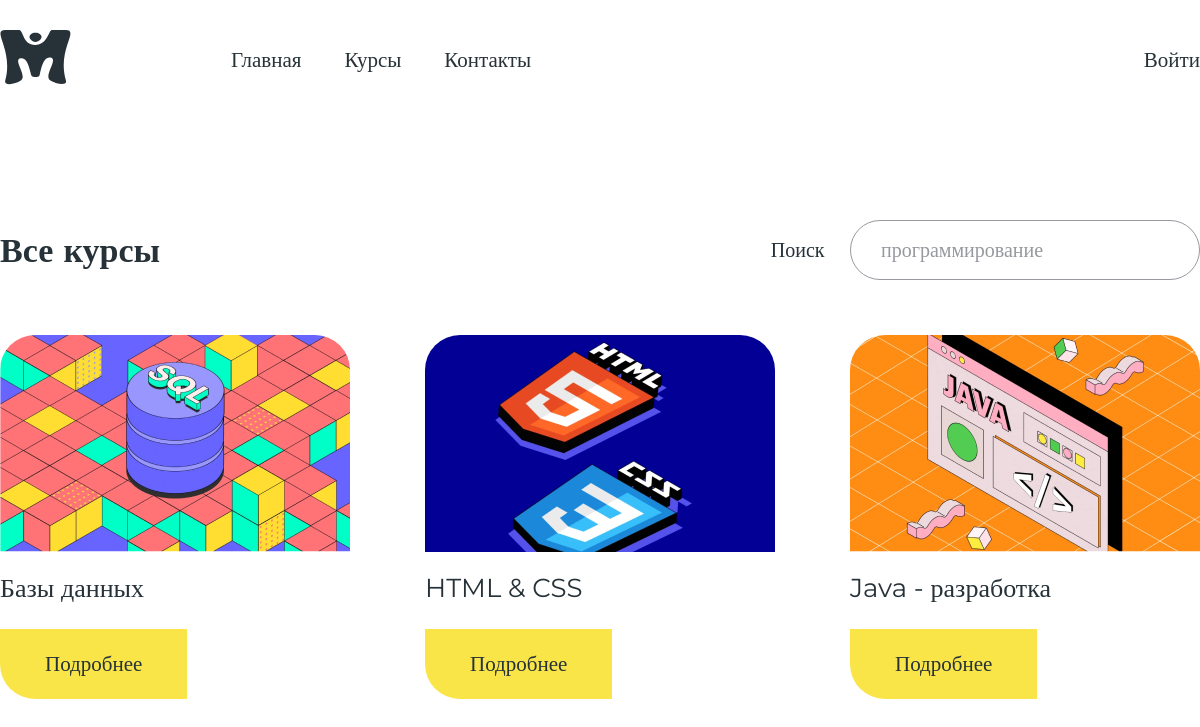
Page /courses/course/ on the committed database.
### courses/models.py (models this page shows, shortened)
class Course(models.Model):
    title = models.CharField(max_length=100, help_text="Введите название курса", verbose_name="Название")
    desc = models.TextField(max_length=1000, help_text="Введите описание курса", verbose_name="Описание")
    img = models.TextField(max_length=100, default="default.png", help_text="Укажите путь к фотографии", verbose_name="Фотография")
    class Meta:
        permissions = (("can_mark_returned", "Set course as returned"),)
    def get_absolute_url(self):
        return reverse('course-detail', args=[str(self.id)])

### courses/views.py (the view)
class CourseListView(generic.ListView):
    model = Course

### courses/templates/courses/course_list.html
{% extends "head.html" %}
{% block content %}
    <section class="section section__course__wrap">
        <div class="container">
            <div class="section__course">
                <div class="scourse__top">
                    <h1 class="h1 scourse__title">Все курсы</h1>
                    <div class="scourse__filter">
                        <label class="label" for="search">Поиск</label>
                        <input class="input" type="text" placeholder="программирование">
                    </div>
                </div>
                {% if course_list %}
                    <ul class="scourse__list">
                        {% for course in course_list %}
                            <li class="course">
                                <div class="course__img">
                                    {% load static %}
                                    <img src="{% static course.img %}" alt="">
                                </div>
                                <h3 class="h3 course__title">{{ course.title }}</h3>
                                <a href="{{ course.get_absolute_url }}" class="button course__link">Подробнее</a>
                            </li>
                        {% endfor %}
                    </ul>
                {% endif %}
            </div>
        </div>
    </section>
{% endblock %}

### courses/templates/head.html (shortened to what this page needs)
<!DOCTYPE html>
<html lang="ru">
<head>
    {% load static %}
    <link rel="stylesheet" href="{% static 'css/style.css' %}">
</head>
<body>
    {% block header%}
        <header class="header-wrap header-light">
            <div class="container">
                <div class="header">
                    <div class="header__left">
                        <div class="logo">
                        </div>
                        <ul class="header__menu">
                            <li><a class="link" href="{% url 'index' %}">Главная</a></li>
                            <li><a class="link" href="{% url 'courses' %}">Курсы</a></li>
                            <li><a class="link" href="{% url 'logout'%}?next={{request.path}}">Контакты</a></li>
                        </ul>
                    </div>
                    <div class="header__right">
                        {% if user.is_authenticated %}
                                        {% load static %}
                        {% else %}
                            <a class="link" href="{% url 'login'%}?next={{request.path}}" class="user__name">Войти</a>
                        {% endif%}
                    </div>
                </div>
            </div>
        </header>
    {% endblock %}
    <main>
        {% block content%}{% endblock %}
    </main>
    {% load static %}
</body>
</html>

### courses/static/css/style.css (style rules this page uses)
body { margin: 0; box-sizing: border-box; --grey: #97999F; --asphalt: #455A64; --darkgrey: #263238; --yellow: #F9E547; --green: #17B975; color: var(--darkgrey); font-family: 'Montserrat'; font-size: 21px; display: flex; flex-direction: column; align-items: center; }
.container { width: 1200px; }
h1, h2, h3, h4, h5, h6, p, ul { margin: 0; padding: 0; }
a { text-decoration: none; color: inherit; }
ul { list-style: none; }
.button { height: 70px; display: flex; align-items: center; justify-content: center; padding-left: 45px; width: fit-content; padding-right: 45px; background-color: var(--yellow); border-radius: 50px; transition: 0.3s ease; }
.h1 { font-size: 34px; font-weight: 900; }
.h3 { font-size: 28px; font-weight: 400; }
.link { transition: 0.3s ease; }
.header-wrap { background-color: var(--darkgrey); display: flex; height: 120px; width: 100%; display: flex; justify-content: center; align-items: center; color: white; position: fixed; top: 0; transition: 0.3s ease; }
.header { display: flex; justify-content: space-between; align-items: center; }
.header__left { display: flex; align-items: center; }
.header__menu { display: flex; margin-left: 160px; }
.header__menu li { margin-right: 43px; }
.header__right { position: relative; }
.header-light { color: var(--darkgrey); background-color: #fff; }
.section { width: 100%; }
main { margin-top: 120px; width: 100%; }
.section__course__wrap { margin-top: 100px; padding-bottom: 100px; }
.section__course { display: flex; flex-direction: column; }
.scourse__top { margin-bottom: 55px; display: flex; justify-content: space-between; align-items: center; }
.input { width: 350px; height: 60px; border-radius: 30px; border: 1px solid var(--grey); font-size: 20px; padding: 0 30px; font-family: 'Montserrat'; box-sizing: border-box; }
.label { font-size: 20px; margin-right: 20px; }
.input::placeholder { color: var(--grey); font-weight: 400; font-family: 'Montserrat'; }
.scourse__list { display: flex; flex-direction: row; flex-wrap: wrap; gap: 75px; }
.course { width: 350px; }
.course__img { overflow: hidden; border-radius: 35px 35px 0 0; margin-bottom: 15px; }
.h3 { font-size: 26px; margin-bottom: 25px; }
.course__link { border-radius: 0 0 0 35px; }
.section { display: flex; justify-content: center; }

### rows in the picture
Course: img (picture), title "Базы данных"
Course: img (picture), title "HTML & CSS"
Course: img (picture), title "Java - разработка"
